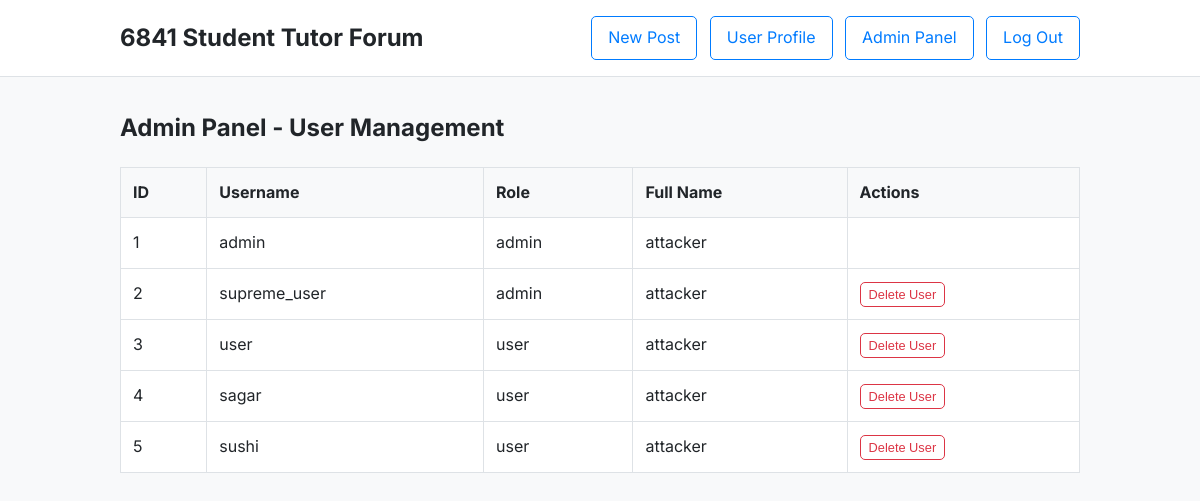
The page /admin (signed in) on the database its author committed.
### tables this page shows
CREATE TABLE users (
  id INTEGER PRIMARY KEY AUTOINCREMENT,
  username TEXT UNIQUE NOT NULL,
  password TEXT NOT NULL,
  role TEXT NOT NULL DEFAULT 'user',
  first_name TEXT,
  last_name TEXT,
  profile_pic_url TEXT
);

### app.py (the view)
@app.route('/admin')
def admin():
    if 'user_id' not in session:
        return redirect(url_for('login'))
    db = get_db()
    users = db.execute('SELECT id, username, role, first_name, last_name FROM users').fetchall()
    return render_template('admin.html', users=users)

### app.py (called while the page is built)
def get_db():
    if not hasattr(g, 'sqlite_db'):
        g.sqlite_db = sqlite3.connect(DATABASE)
        g.sqlite_db.row_factory = sqlite3.Row
    return g.sqlite_db

### templates/admin.html
{% extends "layout.html" %}
{% block content %}
<h2>Admin Panel - User Management</h2>
<table class="user-table">
    <thead>
        <tr>
            <th>ID</th>
            <th>Username</th>
            <th>Role</th>
            <th>Full Name</th>
            <th>Actions</th>
        </tr>
    </thead>
    <tbody>
        {% for user in users %}
        <tr>
            <td>{{ user.id }}</td>
            <td>{{ user.username }}</td>
            <td>{{ user.role }}</td>
            <td>{{ user.first_name or '' }} {{ user.last_name or '' }}</td>
            <td>
                {% if session.user_id != user.id %}
                <form action="{{ url_for('delete_user', user_id=user.id) }}" method="post" onsubmit="return confirm('Are you sure you want to delete this user and all their posts? This action cannot be undone.');">
                    <button type="submit" class="button-small button-danger">Delete User</button>
                </form>
                {% endif %}
            </td>
        </tr>
        {% endfor %}
    </tbody>
</table>
{% endblock %}

### static/style.css (style rules this page uses)
:root { --primary-color: #007bff; --primary-hover-color: #0056b3; --background-color: #f8f9fa; --surface-color: #ffffff; --text-color: #212529; --border-color: #dee2e6; --error-color: #dc3545; --success-color: #28a745; --danger-color: #dc3545; --danger-hover-color: #c82333; }
body { font-family: 'Inter', sans-serif; background-color: var(--background-color); color: var(--text-color); margin: 0; line-height: 1.6; }
.button, .button-small { background-color: var(--surface-color); color: var(--primary-color); border: 1px solid var(--primary-color); padding: 0.5rem 1rem; border-radius: 5px; cursor: pointer; transition: all 0.2s ease-in-out; text-decoration: none; }
.button-small { padding: 0.25rem 0.5rem; font-size: 0.8rem; }
.button-danger { border-color: var(--danger-color); color: var(--danger-color); }
.user-table { width: 100%; border-collapse: collapse; margin-top: 1rem; background: var(--surface-color); }
.user-table th, .user-table td { border: 1px solid var(--border-color); padding: 0.75rem; text-align: left; }
.user-table th { background-color: var(--background-color); }

### rows shown on the page
users: id "1", username "admin", role "admin", first_name "attacker"
users: id "2", username "supreme_user", role "admin", first_name "attacker"
users: id "3", username "user", role "user", first_name "attacker"
users: id "4", username "sagar", role "user", first_name "attacker"
users: id "5", username "sushi", role "user", first_name "attacker"
